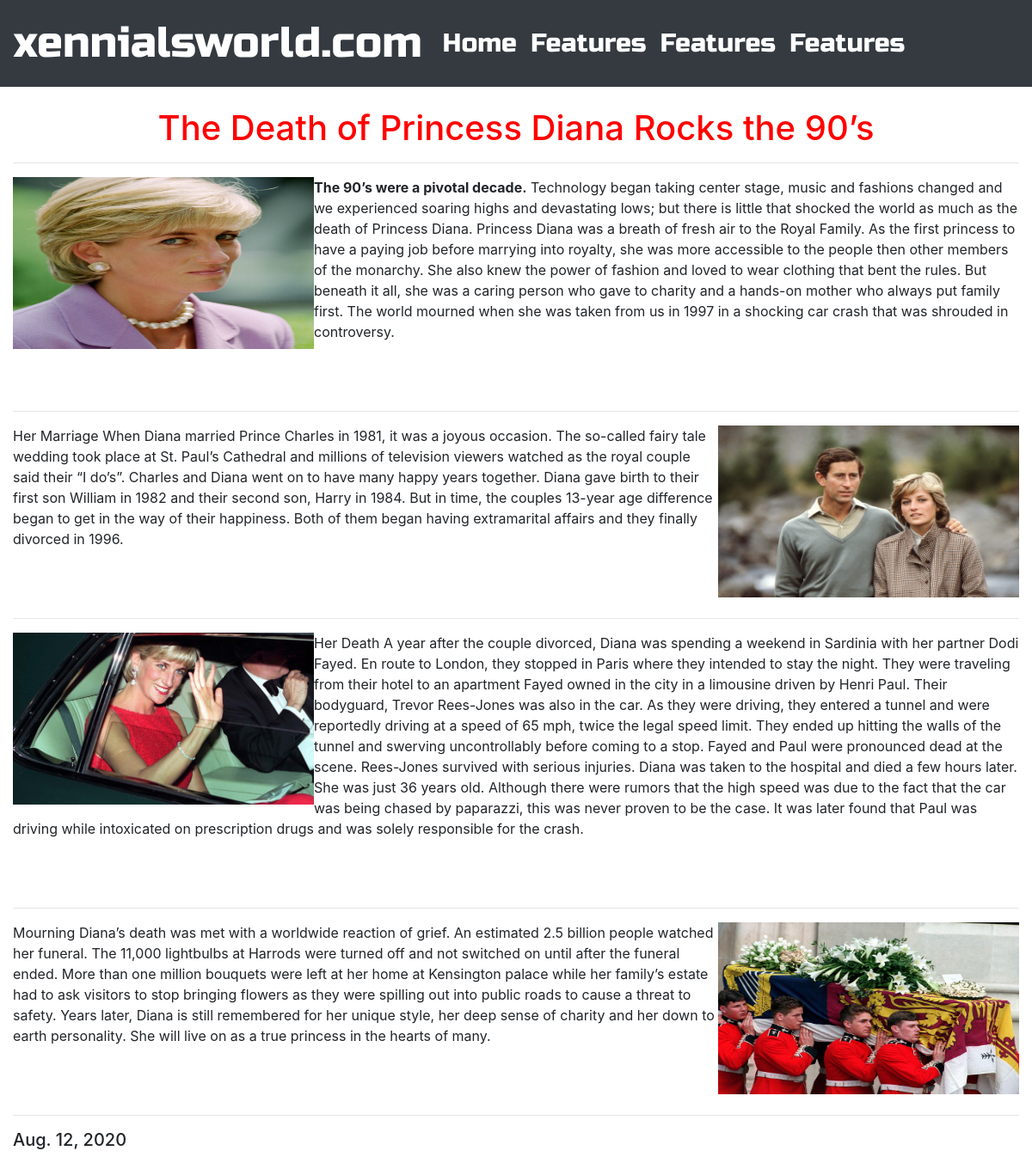
The page /blog/10/ on the database its author committed.
### blog/models.py (models this page shows, shortened)
class Blog(models.Model):
    title = models.CharField(max_length=200, default='')
    by = models.CharField(max_length=200, default='')
    summary = models.CharField(max_length=200, default='')
    summaryImage = models.ImageField(
        upload_to='blog/images/', default='')
    pageOne = models.TextField(default='')
    pageOneImage = models.ImageField(
        upload_to='blog/images/', default='')
    pageTwo = models.TextField(default='')
    pageTwoImage = models.ImageField(
        upload_to='blog/images/', default='')
    pageThree = models.TextField(default='')
    pageThreeImage = models.ImageField(
        upload_to='blog/images/', default='')
    pageFour = models.TextField(default='')
    pageFourImage = models.ImageField(
        upload_to='blog/images/', default='')
    date = models.DateField(default='')
    image = models.ImageField(
        upload_to='blog/images/', default='')

### blog/views.py (the view)
# urls.py: path('<int:blog_id>/', views.detail, name='detail'),
def detail(request, blog_id):
    blog = get_object_or_404(Blog, pk=blog_id)
    return render(request, 'blog/detail.html', {'blog': blog})

### blog/templates/blog/detail.html (shortened to what this page needs)
{% extends 'specials/bootStrapTmplt.html' %}
{% block content %}
<head>
</head>
<div class="col-lg-12 col-md-8">
    <h1 id="title">{{ blog.title }}</h1>
    <hr>
    <img id="imgLeft" src="{{ blog.pageOneImage.url }}" height=200 width=350>
    <p id="textLeft">{{ blog.pageOne | safe }}</p>
    <br>
    <br>
    <hr>
    <img id="imgRight" src="{{ blog.pageTwoImage.url }}" height=200 width=350>
    <p id="textLeft">{{ blog.pageTwo | safe }}</p>
    <br>
    <br>
    <hr>
    <img id="imgLeft" src="{{ blog.pageThreeImage.url }}" height=200 width=350>
    <p id="textLeft">{{ blog.pageThree | safe }}</p>
    <br>
    <br>
    <hr>
    <img id="imgRight" src="{{ blog.pageFourImage.url }}" height=200 width=350>
    <p id="textLeft">{{ blog.pageFour | safe }}</p>
    <br>
    <br>
    <hr>
    <h5>{{ blog.date }}</h5>
</div>
{% endblock %}

### blog/templates/blog/detail.html (style rules this page uses)
#title { text-align: center; color: red; }
#imgRight { float: right; }
#imgLeft { float: left; }

### rows shown on the page
Blog: title "The Death of Princess Diana Rocks the 90’s", pageOneImage (picture), pageOne "The 90’s were a pivotal decade. Technology began taking center stage, music and fashions changed and we experienced soaring highs and devastating lows; but there is little that shocked the world as much as the death of Princess Diana. Princess Diana was a breath of fresh air to the Royal Family. As the first princess to have a paying job before marrying into royalty, she was more accessible to the people then other members of the monarchy. She also knew the power of fashion and loved to wear clothing that bent the rules. But beneath it all, she was a caring person who gave to charity and a hands-on mother who always put family first. The world mourned when she was taken from us in 1997 in a…", pageTwoImage (picture), pageTwo "Her Marriage When Diana married Prince Charles in 1981, it was a joyous occasion. The so-called fairy tale wedding took place at St. Paul’s Cathedral and millions of television viewers watched as the royal couple said their “I do’s”. Charles and Diana went on to have many happy years together. Diana gave birth to their first son William in 1982 and their second son, Harry in 1984. But in time, the couples 13-year age difference began to get in the way of their happiness. Both of them began having extramarital affairs and they finally divorced in 1996.", pageThreeImage (picture), pageThree "Her Death A year after the couple divorced, Diana was spending a weekend in Sardinia with her partner Dodi Fayed. En route to London, they stopped in Paris where they intended to stay the night. They were traveling from their hotel to an apartment Fayed owned in the city in a limousine driven by Henri Paul. Their bodyguard, Trevor Rees-Jones was also in the car. As they were driving, they entered a tunnel and were reportedly driving at a speed of 65 mph, twice the legal speed limit. They ended up hitting the walls of the tunnel and swerving uncontrollably before coming to a stop. Fayed and Paul were pronounced dead at the scene. Rees-Jones survived with serious injuries. Diana was taken to…", pageFourImage (picture), pageFour "Mourning Diana’s death was met with a worldwide reaction of grief. An estimated 2.5 billion people watched her funeral. The 11,000 lightbulbs at Harrods were turned off and not switched on until after the funeral ended. More than one million bouquets were left at her home at Kensington palace while her family’s estate had to ask visitors to stop bringing flowers as they were spilling out into public roads to cause a threat to safety. Years later, Diana is still remembered for her unique style, her deep sense of charity and her down to earth personality. She will live on as a true princess in the hearts of many.", date "Aug. 12, 2020"
